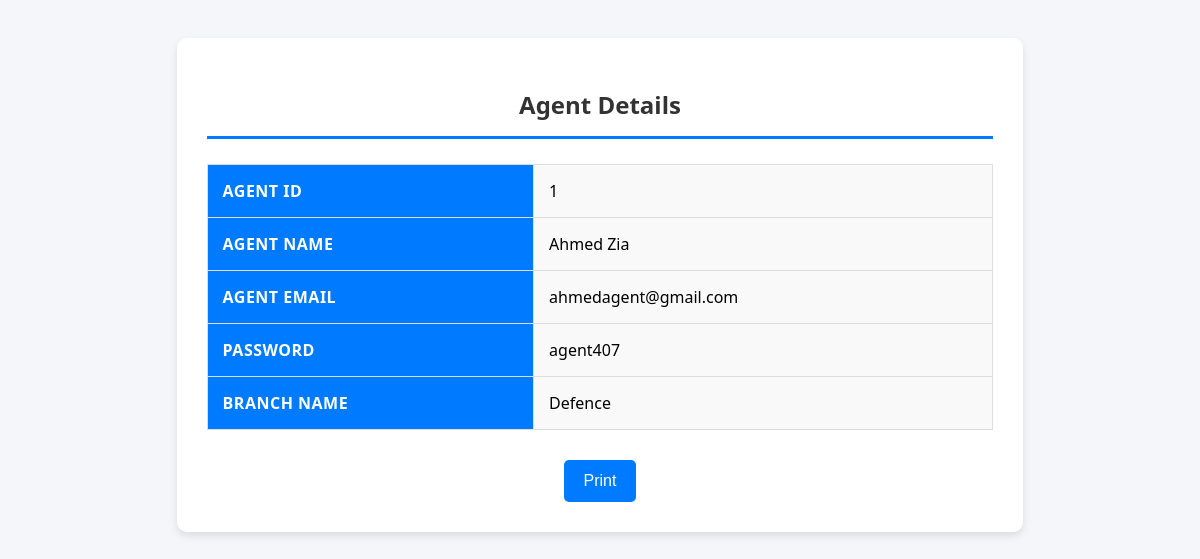
The page /admindashboard/agent_report.php?id=1 on the database its author committed.
### tables this page shows
CREATE TABLE `agent` (
  `agent_id` int(11) NOT NULL,
  `agent_name` varchar(255) DEFAULT NULL,
  `agent_email` varchar(255) DEFAULT NULL,
  `agent_password` varchar(255) DEFAULT NULL,
  `branch_id` int(11) DEFAULT NULL
);

CREATE TABLE `branch` (
  `branch_id` int(11) NOT NULL,
  `branch_name` varchar(255) DEFAULT NULL
);

### admindashboard/agent_report.php (the view, shortened to what this page needs)
<?php
include "../connection.php";
if (isset($_GET['id'])) {
    $agent_id = $_GET['id'];
    $query = mysqli_query($connection, "SELECT agent.*, branch.branch_name FROM agent
        JOIN branch ON branch.branch_id = agent.branch_id
        WHERE agent_id = '$agent_id'");
    if ($row = mysqli_fetch_assoc($query)) {
?>
<!DOCTYPE html>
<html lang="en">
<head>
</head>
<body>
    <div class="container">
        <h2>Agent Details</h2>
        <table>
            <tr>
                <th>Agent ID</th>
                <td><?php echo $row['agent_id']; ?></td>
            </tr>
            <tr>
                <th>Agent Name</th>
                <td><?php echo $row['agent_name']; ?></td>
            </tr>
            <tr>
                <th>Agent Email</th>
                <td><?php echo $row['agent_email']; ?></td>
            </tr>
            <tr>
                <th>Password</th>
                <td><?php echo $row['agent_password']; ?></td>
            </tr>
            <tr>
                <th>Branch Name</th>
                <td><?php echo $row['branch_name']; ?></td>
            </tr>
        </table>
        <button class="print-btn" onclick="window.print()">Print</button>
    </div>
</body>
</html>
<?php
    } else {
        echo "Agent not found.";
    }
}
?>

### admindashboard/agent_report.php (style rules this page uses)
body { font-family: 'Segoe UI', Tahoma, Geneva, Verdana, sans-serif; padding: 30px; text-align: center; background-color: #f4f6f9; }
.container { width: 70%; margin: auto; background: #ffffff; padding: 30px; border-radius: 10px; box-shadow: 0 4px 8px rgba(0, 0, 0, 0.1); }
h2 { text-align: center; margin-bottom: 25px; color: #333; border-bottom: 3px solid #007bff; padding-bottom: 15px; }
table { width: 100%; border-collapse: collapse; font-size: 16px; margin-top: 20px; }
table, th, td { border: 1px solid #ddd; padding: 15px; text-align: left; }
th { background-color: #007bff; color: #ffffff; text-transform: uppercase; letter-spacing: 0.5px; }
td { background-color: #f9f9f9; }
.print-btn { margin-top: 30px; background-color: #007bff; color: #ffffff; border: none; padding: 12px 20px; font-size: 16px; cursor: pointer; border-radius: 5px; transition: background-color 0.3s ease; }

### rows shown on the page
agent: agent_id "1", agent_name "Ahmed Zia", agent_email "ahmedagent@gmail.com", agent_password "agent407", branch.branch_name "Defence"
